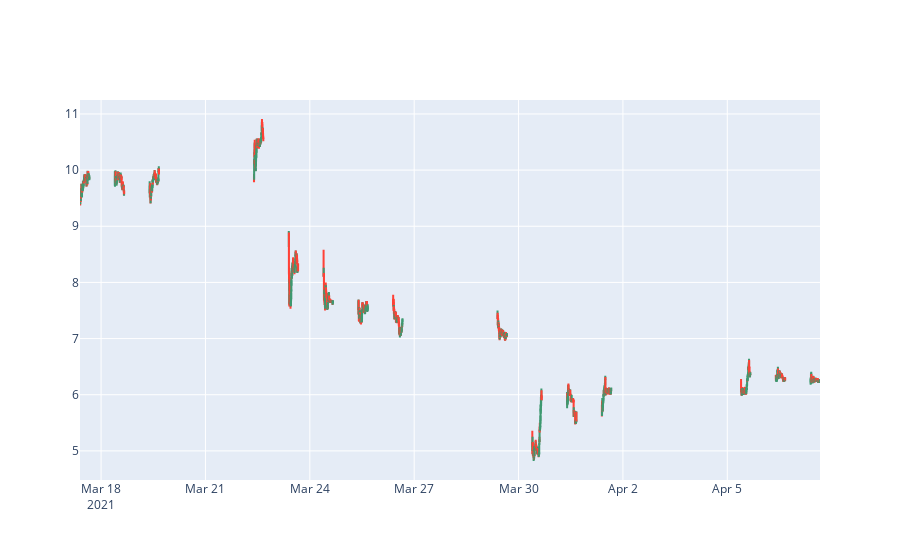

Notebook cell for this chart:
### Code cell
fiveminohlcmaker('RUBI', 'wyqqpznupxkbdqr8', '2021-03-30 09:30:00')

### Figure 1 — Plotly figure (JSON) as saved in the notebook; plotly's stock layout.template omitted (floating-point values rounded to 4 significant figures; data arrays with more than 128 entries replaced by an {"elided": "..."} marker saying what was removed)
{"data": [{"close": {"elided": "1170 float values"}, "high": {"elided": "1170 float values"}, "low": {"elided": "1170 float values"}, "open": {"elided": "1170 float values"}, "type": "candlestick", "x": {"elided": "1170 str values"}}], "layout": {"xaxis": {"rangeslider": {"visible": false}}}}
